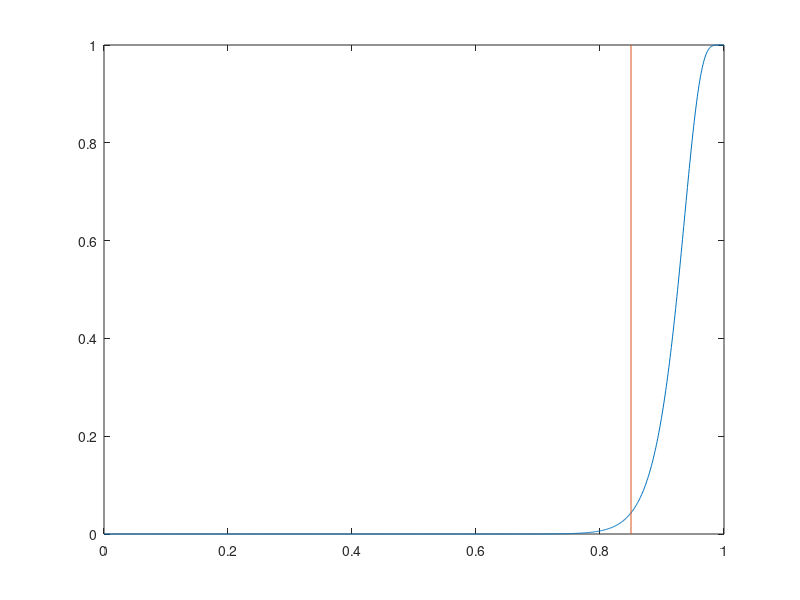

Here is the MATLAB script that generated this plot:
%% get rid of some stuff

clear all;
close all;

%% parameters
s = [0:0.001:1];
r = 32;
b = 8;

y = 1 - (1 - s.^r).^b;

%% plots

plot(s,y); 
hold on; 
line([0.85,0.85],[1,0]);

